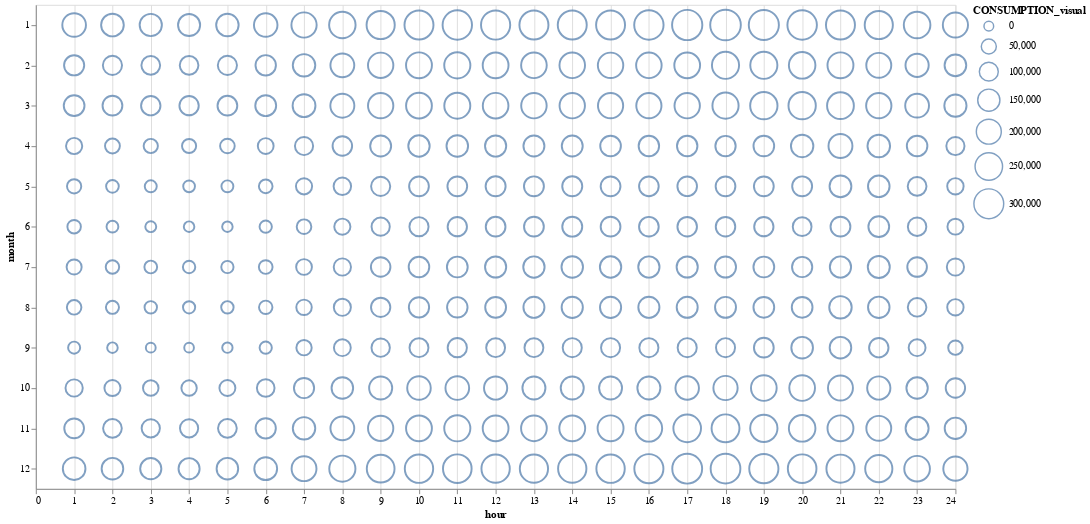

Write notebook code for a chart like this one.
### Code cell
# 2.Visualize month

alt.Chart(new_df).mark_point().encode(
    x = alt.X('hour:Q'),
    y = alt.Y('month:N'),
    size = alt.Size('CONSUMPTION_visual', scale = alt.Scale(range = [100, 1000])),
    tooltip = alt.Tooltip('CONSUMPTION_real')
).properties(width = 950, height = 500)

### Figure 1 — Vega-Lite specification as saved in the notebook (floating-point values rounded to 4 significant figures; data arrays with more than 128 entries replaced by an {"elided": "..."} marker saying what was removed)
{"config": {"view": {"continuousWidth": 400, "continuousHeight": 300}}, "data": {"name": "data-6c11227862cb48f6f7e44434b7853c00"}, "mark": "point", "encoding": {"size": {"type": "quantitative", "field": "CONSUMPTION_visual", "scale": {"range": [100, 1000]}}, "tooltip": {"type": "quantitative", "field": "CONSUMPTION_real"}, "x": {"type": "quantitative", "field": "hour"}, "y": {"type": "nominal", "field": "month"}}, "height": 500, "width": 950, "$schema": "https://vega.github.io/schema/vega-lite/v4.8.1.json", "datasets": {"data-6c11227862cb48f6f7e44434b7853c00": {"elided": "288 records"}}}
